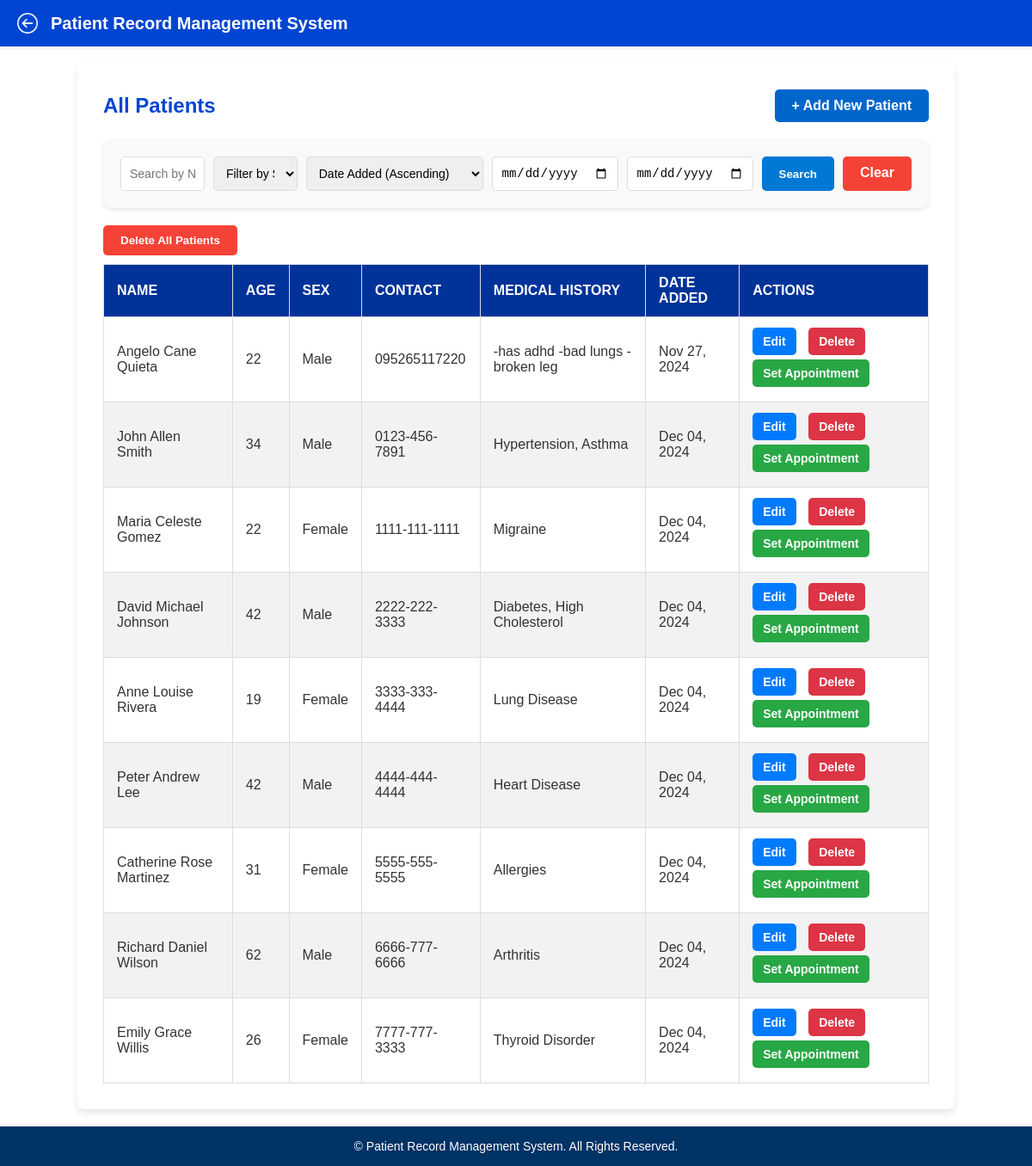
Page /patients/ (signed in) on the committed database.
### doctor/models.py (models this page shows, shortened)
class Patient(models.Model):
    SEX_CHOICES = [
        ('', 'Select Sex'),  # This will show as the default option
        ('Male', 'Male'),
        ('Female', 'Female'),
    ]
    doctor = models.ForeignKey(Doctor, on_delete=models.CASCADE, related_name='patients')
    first_name = models.CharField(max_length=50)
    middle_name = models.CharField(max_length=50)
    last_name = models.CharField(max_length=50)
    age = models.IntegerField()
    sex = models.CharField(max_length=6, choices=SEX_CHOICES, blank=False)
    phone_number = models.CharField(max_length=255, blank=True, default="Not provided")
    medical_history = models.TextField()
    created_at = models.DateTimeField(default=timezone.now)

### doctor/views.py (the view)
# urls.py: path('patients/', views.patient_list_view, name='patients'),
def patient_list_view(request):
    doctor_id = doctor_logged_in(request)  # Ensure doctor is logged in
    doctor = get_object_or_404(Doctor, id=doctor_id)
    search_query = request.GET.get('search', '')
    sex_filter = request.GET.get('sex', '')
    start_date = request.GET.get('start_date', '')
    end_date = request.GET.get('end_date', '')
    sort_order = request.GET.get('sort_order', 'asc')  # Get sort order, default to ascending
    patients = doctor.patients.all()
    if search_query:
        patients = patients.filter(
            Q(first_name__icontains=search_query) |
            Q(last_name__icontains=search_query) |
            Q(phone_number__icontains=search_query)
        )
    if sex_filter:
        patients = patients.filter(sex=sex_filter)
    if start_date and end_date:
        patients = patients.filter(
            created_at__date__gte=start_date,
            created_at__date__lte=end_date
        )
    if sort_order == 'desc':
        patients = patients.order_by('-created_at')
    else:
        patients = patients.order_by('created_at')
    return render(request, 'patient_list.html', {'doctor': doctor, 'patients': patients, 'sort_order': sort_order})

### doctor/views.py (called while the page is built)
def doctor_logged_in(request):
    doctor_id = request.session.get('doctor_id')
    if not doctor_id:
        return redirect('login')
    return doctor_id

### doctor/templates/patient_list.html (shortened to what this page needs)
<!DOCTYPE html>
<html lang="en">
<head>
    {% load static %}
    <link rel="stylesheet" href="{% static 'patient_list.css' %}">
</head>
<body>
    <header class="prms-header">
        <div class="header-content">
            <img src="{% static 'images/back-button.png' %}" alt="Back" class="back-btn" onclick="window.history.back();">
            <h1 class="prms-title" onclick="window.location.href='http://127.0.0.1:8000/home/';">
                Patient Record Management System
            </h1>
        </div>
    </header>
    <div class="main-container">
        <section class="form-section">
            <div class="actions-header">
                <h2 class="section-title">All Patients</h2>
                <a href="{% url 'add_patient' %}" class="button">+ Add New Patient</a>
            </div>
            <div class="search-container">
                <form method="GET" action="{% url 'patients' %}" class="search-form">
                    <div class="input-group">
                        <input type="text" name="search" placeholder="Search by Name or Contact" value="{{ request.GET.search|default:'' }}">
                        <select name="sex">
                            <option value="">Filter by Sex</option>
                        </select>
                    </div>
                    <div class="input-group">
                        <select name="sort_order" onchange="this.form.submit()">
                            <option value="asc" {% if request.GET.sort_order == "asc" %}selected{% endif %}>Date Added (Ascending)</option>
                        </select>
                    </div>
                    <div class="input-group">
                        <input type="date" name="start_date" placeholder="Start Date" value="{{ request.GET.start_date|default:'' }}">
                        <input type="date" name="end_date" placeholder="End Date" value="{{ request.GET.end_date|default:'' }}">
                    </div>
                    <div class="button-group">
                        <button type="submit" class="search-btn">Search</button>
                        <a href="{% url 'patients' %}" class="clear-btn">Clear</a>
                    </div>
                </form>
            </div>
            <form method="POST" action="{% url 'delete_all_patients' %}" style="display:inline;">
                <button type="submit" class="delete-all-btn" onclick="return confirm('Are you sure you want to delete all patients? This action cannot be undone.')">
                    Delete All Patients
                </button>
            </form>
            <div class="form-container">
                <table>
                    <thead>
                        <tr>
                            <th>Name</th>
                            <th>Age</th>
                            <th>Sex</th>
                            <th>Contact</th>
                            <th>Medical History</th>
                            <th>Date Added</th>
                            <th>Actions</th>
                        </tr>
                    </thead>
                    <tbody>
                        {% for patient in patients %}
                        <tr>
                            <td>{{ patient.first_name|capfirst }} {{ patient.middle_name|capfirst }} {{ patient.last_name|capfirst }}</td>
                            <td>{{ patient.age }}</td>
                            <td>{{ patient.sex }}</td>
                            <td>{{ patient.phone_number }}</td>
                            <td>{{ patient.medical_history }}</td>
                            <td>{{ patient.created_at|date:"M d, Y" }}</td>
                            <td class="action-buttons">
                                <a href="{% url 'edit_patient' patient.id %}" class="edit-btn" title="Edit {{ patient.first_name }}">Edit</a>
                                <a href="{% url 'delete_patient' patient.id %}" class="delete-btn" title="Delete {{ patient.first_name }}">Delete</a>
                                <a href="{% url 'create_appointment' patient.id %}" class="appointment-btn" title="Set Appointment for {{ patient.first_name }}">Set Appointment</a>
                            </td>
                        </tr>
                        {% empty %}
                        <tr>
                            <td colspan="7" class="no-data">No patients found.</td>
                        </tr>
                        {% endfor %}
                    </tbody>
                </table>
            </div>
        </section>
    </div>
        <footer>
            <p>&copy; {{ year }} Patient Record Management System. All Rights Reserved.</p>
        </footer>
</body>
</html>

### doctor/static/patient_list.css (style rules this page uses)
body { font-family: 'Arial', sans-serif; background-color: #f9f9f9; margin: 0; padding: 0; display: flex; flex-direction: column; min-height: 100vh; }
.prms-header { background-color: #0045d1; color: white; box-shadow: 0 2px 4px rgba(0, 0, 0, 0.1); padding: 15px 20px; position: sticky; top: 0; z-index: 1000; }
.header-content { display: flex; align-items: center; justify-content: flex-start; }
.prms-title { font-size: 20px; font-weight: bold; cursor: pointer; margin: 0; }
.back-btn { width: 24px; height: 24px; margin-right: 15px; cursor: pointer; filter: brightness(0) invert(1); transition: transform 0.2s; }
.main-container { width: 80%; margin: 20px auto; background: white; padding: 30px; box-shadow: 0 4px 8px rgba(0, 0, 0, 0.1); border-radius: 8px; }
.actions-header { display: flex; justify-content: space-between; align-items: center; margin-bottom: 20px; }
.section-title { color: #0045d1; font-size: 24px; font-weight: bold; margin: 0; }
.button { background-color: #0066cc; color: white; padding: 10px 20px; text-decoration: none; border-radius: 5px; font-weight: bold; font-size: 16px; text-align: center; }
table { width: 100%; min-width: 600px; border-collapse: collapse; margin-top: 10px; font-size: 16px; table-layout: auto; }
table th, table td { border: 1px solid #ddd; padding: 12px 15px; text-align: left; }
table th { background-color: #003399; color: white; font-weight: bold; text-transform: uppercase; }
table td { color: #333; }
table tbody tr:nth-child(even) { background-color: #f2f2f2; }
table td a { color: #0066cc; text-decoration: none; font-weight: bold; }
table td .appointment-btn { margin: 5px 0; display: inline-block; }
.form-container { overflow-x: auto; gap: 20px; }
input, select, textarea { width: 100%; padding: 10px; border: 1px solid #ccc; border-radius: 4px; font-size: 16px; }
.edit-btn, .delete-btn, .appointment-btn { display: inline-block; margin-right: 10px; padding: 8px 12px; border-radius: 5px; font-weight: bold; text-align: center; text-decoration: none; cursor: pointer; transition: background-color 0.3s ease, color 0.3s ease; font-size: 14px; }
.edit-btn { background-color: #007bff; color: white; }
.delete-btn { background-color: #dc3545; color: white; }
.appointment-btn { background-color: #28a745; color: white; }
footer { position: relative; clear: both; padding: 15px 20px; font-size: 14px; color: #ffffff; text-align: center; background-color: #003366; box-shadow: 0 -2px 4px rgba(0, 0, 0, 0.1); margin-top: auto; }
footer p { margin: 0; font-size: 14px; }

### rows in the picture
Patient: first_name "Angelo", middle_name "Cane", last_name "Quieta", age "22", sex "Male", phone_number "095265117220", medical_history "-has adhd -bad lungs -broken leg", created_at "Nov 27, 2024"
Patient: first_name "John", middle_name "Allen", last_name "Smith", age "34", sex "Male", phone_number "0123-456-7891", medical_history "Hypertension, Asthma", created_at "Dec 04, 2024"
Patient: first_name "Maria", middle_name "Celeste", last_name "Gomez", age "22", sex "Female", phone_number "1111-111-1111", medical_history "Migraine", created_at "Dec 04, 2024"
Patient: first_name "David", middle_name "Michael", last_name "Johnson", age "42", sex "Male", phone_number "2222-222-3333", medical_history "Diabetes, High Cholesterol", created_at "Dec 04, 2024"
Patient: first_name "Anne", middle_name "Louise", last_name "Rivera", age "19", sex "Female", phone_number "3333-333-4444", medical_history "Lung Disease", created_at "Dec 04, 2024"
Patient: first_name "Peter", middle_name "Andrew", last_name "Lee", age "42", sex "Male", phone_number "4444-444-4444", medical_history "Heart Disease", created_at "Dec 04, 2024"
Patient: first_name "Catherine", middle_name "Rose", last_name "Martinez", age "31", sex "Female", phone_number "5555-555-5555", medical_history "Allergies", created_at "Dec 04, 2024"
Patient: first_name "Richard", middle_name "Daniel", last_name "Wilson", age "62", sex "Male", phone_number "6666-777-6666", medical_history "Arthritis", created_at "Dec 04, 2024"
Patient: first_name "Emily", middle_name "Grace", last_name "Willis", age "26", sex "Female", phone_number "7777-777-3333", medical_history "Thyroid Disorder", created_at "Dec 04, 2024"
